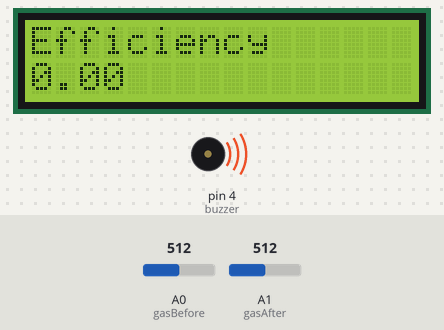
Bench run of a sketch on a simulated Arduino Uno, built with avr-gcc and run on an emulated ATmega328P. Shown: 16×2 character LCD, buzzer (waves = sounding, pin HIGH). The test bench sets the inputs (shaded band); at power-on: A1 (gasAfter) = 512, A0 (gasBefore) = 512. What the sketch prints to the serial monitor is not drawn.

Above: at 3.2 s.
3.3 s: A1 (gasAfter) set to 230
At 4.9 s:
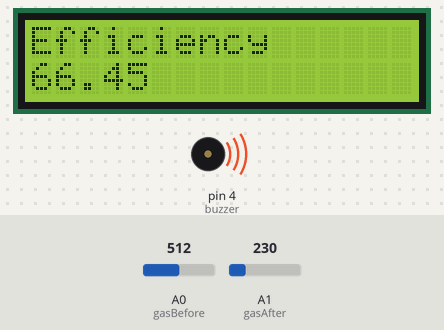
5.6 s: A1 (gasAfter) set to 201
At 6.9 s:
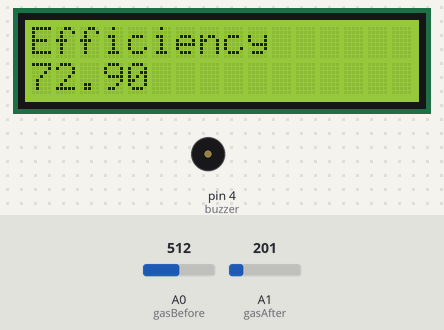
7.6 s: A0 (gasBefore) set to 716
At 9.0 s:
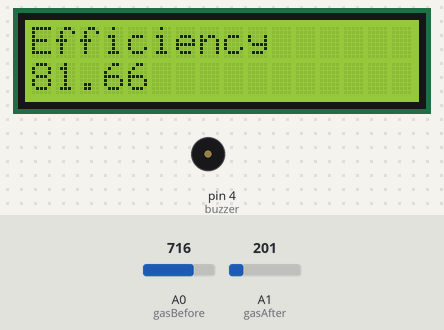
9.6 s: A0 (gasBefore) set to 900
At 11.0 s:
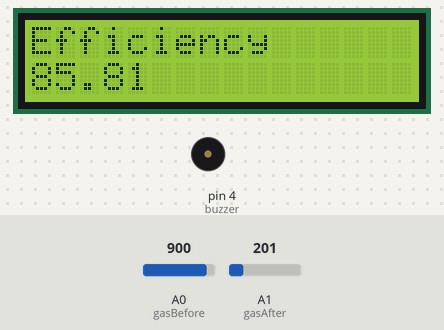
11.6 s: A1 (gasAfter) set to 122
At 13.1 s:
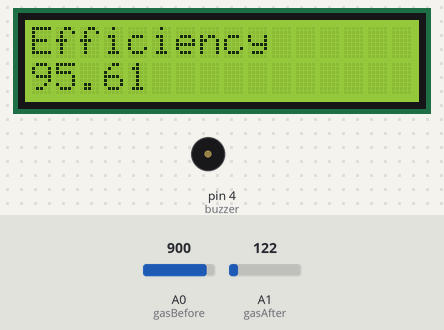
13.6 s: A0 (gasBefore) set to 1023
At 15.1 s:
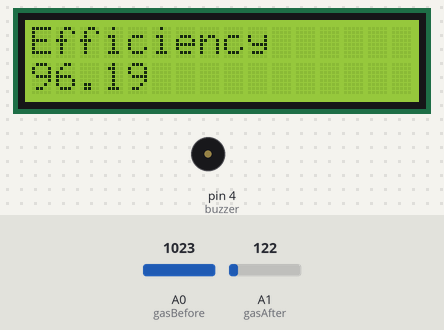
Timing chart, 0 to 16.6 s (numbered marks = the images above; inputs shaded):
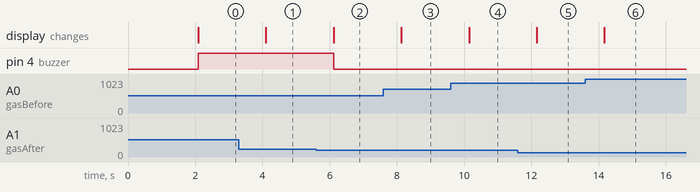

The sketch:

mobilothon1.ino
```cpp
#include <Adafruit_LiquidCrystal.h>
#define gasBefore A0
#define gasAfter A1
#define buzzer 4

Adafruit_LiquidCrystal lcdDisp(0);

void setup()
{
  lcdDisp.begin(16, 2);
  lcdDisp.print("Device ON");
  delay(2000);
  pinMode(gasBefore,INPUT);
  pinMode(gasAfter,INPUT);
  pinMode(buzzer,OUTPUT);
  digitalWrite(buzzer,LOW);
  Serial.begin(9600);
  lcdDisp.setCursor(0, 0);
  lcdDisp.print("Efficiency");
}

void loop()
{
  int valBefore = analogRead(gasBefore);
  int valAfter = analogRead(gasAfter);
  valBefore = map(valBefore, 85, 360, 0, 100);
  valAfter = map(valAfter, 85,360, 0, 100);
  Serial.print("Value Before: ");
  Serial.print(valBefore);
  Serial.print("    Value After: ");
  Serial.println(valAfter);
  int diff = valBefore-valAfter;
  float efficiency = (float)diff/(float)valBefore;
  efficiency = efficiency*100;
  Serial.print("Efficiency: ");
  Serial.print(efficiency);
  Serial.println("%");
  lcdDisp.setCursor(0, 1);
  lcdDisp.print(efficiency);
  if(efficiency < 70)
    digitalWrite(buzzer,HIGH);
  else
    digitalWrite(buzzer,LOW);

  delay(1000);
}
```

Measured:
- the behaviour switches between 215 and 214 on A1 (gasAfter) (found by bisection; images 1 and 2)
- after the input at 3.3 s, the display: changes after 0.80 s (image 1)
- after the input at 5.6 s, pin 4 (buzzer): HIGH → LOW after 0.52 s; the display: changes after 0.52 s (image 2)
- after the input at 7.6 s, the display: changes after 0.53 s (image 3)
- after the input at 9.6 s, the display: changes after 0.54 s (image 4)
- after the input at 11.6 s, the display: changes after 0.56 s (image 5)
- after the input at 13.6 s, the display: changes after 0.57 s (image 6)
